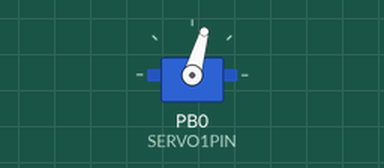
A sketch run on a simulated ATtiny85, built with avr-gcc and run on an emulated ATtiny85. Parts: servo. Random numbers use the default seed unless the sketch sets one.

Above: at 0.1 s.
At 7.5 s:
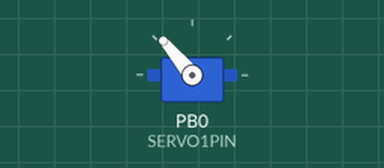
At 19.0 s:
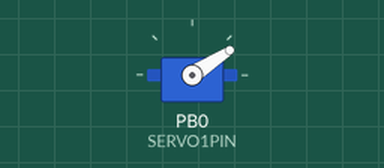
At 38.2 s:
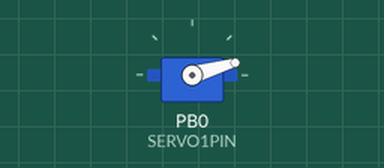
Timing chart, 0 to 39.7 s (numbered marks = the images above):
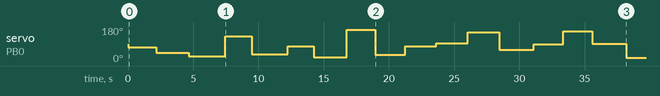

Measured:
- by itself, servo on PB0 (SERVO1PIN): 90° → 74° at 0.02 s, → 44° 2.1 s later, → 26° 2.5 s later, → 130° 2.8 s later, … (17 changes in this stretch)

The sketch:

cappy_eyes.ino
```cpp
#include <Adafruit_SoftServo.h>  // SoftwareServo (works on non PWM pins)

#define SERVO1PIN 0   // Servo control line (orange) on Trinket Pin #0
Adafruit_SoftServo myServo1;

void setup() {
  // Set up the interrupt that will refresh the servo for us automagically
  OCR0A = 0xAF;            // any number is OK
  TIMSK |= _BV(OCIE0A);    // Turn on the compare interrupt (below!)

  randomSeed(analogRead(1));

  myServo1.attach(SERVO1PIN);
  myServo1.write(90);
  delay(15);
}

void loop()  {
  int servoPos = random(10, 170);
  int pause = random(1000);

  myServo1.write(servoPos);
  delay(2000 + pause);
}

// We'll take advantage of the built in millis() timer that goes off
// to keep track of time, and refresh the servo every 20 milliseconds
// The SIGNAL(TIMER0_COMPA_vect) function is the interrupt that will be
// Called by the microcontroller every 2 milliseconds
volatile uint8_t counter = 0;
SIGNAL(TIMER0_COMPA_vect) {
  // this gets called every 2 milliseconds
  counter += 2;
  // every 20 milliseconds, refresh the servos!
  if (counter >= 20) {
    counter = 0;
    myServo1.refresh();
  }
}
```
